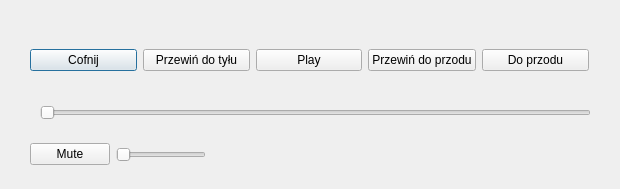
<?xml version="1.0" encoding="UTF-8"?>
<ui version="4.0">
 <class>Odtwarzacz</class>
 <widget class="QDialog" name="Odtwarzacz">
  <property name="geometry">
   <rect>
    <x>0</x>
    <y>0</y>
    <width>620</width>
    <height>189</height>
   </rect>
  </property>
  <property name="windowTitle">
   <string>Dialog</string>
  </property>
  <widget class="QWidget" name="widget_2" native="true">
   <property name="geometry">
    <rect>
     <x>20</x>
     <y>20</y>
     <width>581</width>
     <height>80</height>
    </rect>
   </property>
   <widget class="QWidget" name="widget" native="true">
    <property name="geometry">
     <rect>
      <x>10</x>
      <y>20</y>
      <width>559</width>
      <height>41</height>
     </rect>
    </property>
    <layout class="QGridLayout" name="gridLayout">
     <item row="0" column="0">
      <widget class="QPushButton" name="cofnij">
       <property name="text">
        <string>Cofnij</string>
       </property>
      </widget>
     </item>
     <item row="0" column="1">
      <widget class="QPushButton" name="przewinTyl">
       <property name="text">
        <string>Przewiń do tyłu</string>
       </property>
      </widget>
     </item>
     <item row="0" column="2">
      <widget class="QPushButton" name="play_button">
       <property name="text">
        <string>Play</string>
       </property>
      </widget>
     </item>
     <item row="0" column="3">
      <widget class="QPushButton" name="przewinPrzod">
       <property name="text">
        <string>Przewiń do przodu</string>
       </property>
      </widget>
     </item>
     <item row="0" column="4">
      <widget class="QPushButton" name="do_przodu">
       <property name="text">
        <string>Do przodu</string>
       </property>
      </widget>
     </item>
    </layout>
   </widget>
  </widget>
  <widget class="QSlider" name="sliderProgress">
   <property name="geometry">
    <rect>
     <x>40</x>
     <y>100</y>
     <width>551</width>
     <height>25</height>
    </rect>
   </property>
   <property name="orientation">
    <enum>Qt::Horizontal</enum>
   </property>
  </widget>
  <widget class="QWidget" name="widget_3" native="true">
   <property name="geometry">
    <rect>
     <x>30</x>
     <y>130</y>
     <width>176</width>
     <height>49</height>
    </rect>
   </property>
   <layout class="QHBoxLayout" name="horizontalLayout">
    <item>
     <widget class="QPushButton" name="mute">
      <property name="text">
       <string>Mute</string>
      </property>
     </widget>
    </item>
    <item>
     <widget class="QSlider" name="glosnosc">
      <property name="mouseTracking">
       <bool>false</bool>
      </property>
      <property name="maximum">
       <number>100</number>
      </property>
      <property name="singleStep">
       <number>1</number>
      </property>
      <property name="orientation">
       <enum>Qt::Horizontal</enum>
      </property>
     </widget>
    </item>
   </layout>
  </widget>
 </widget>
 <resources/>
 <connections/>
</ui>
